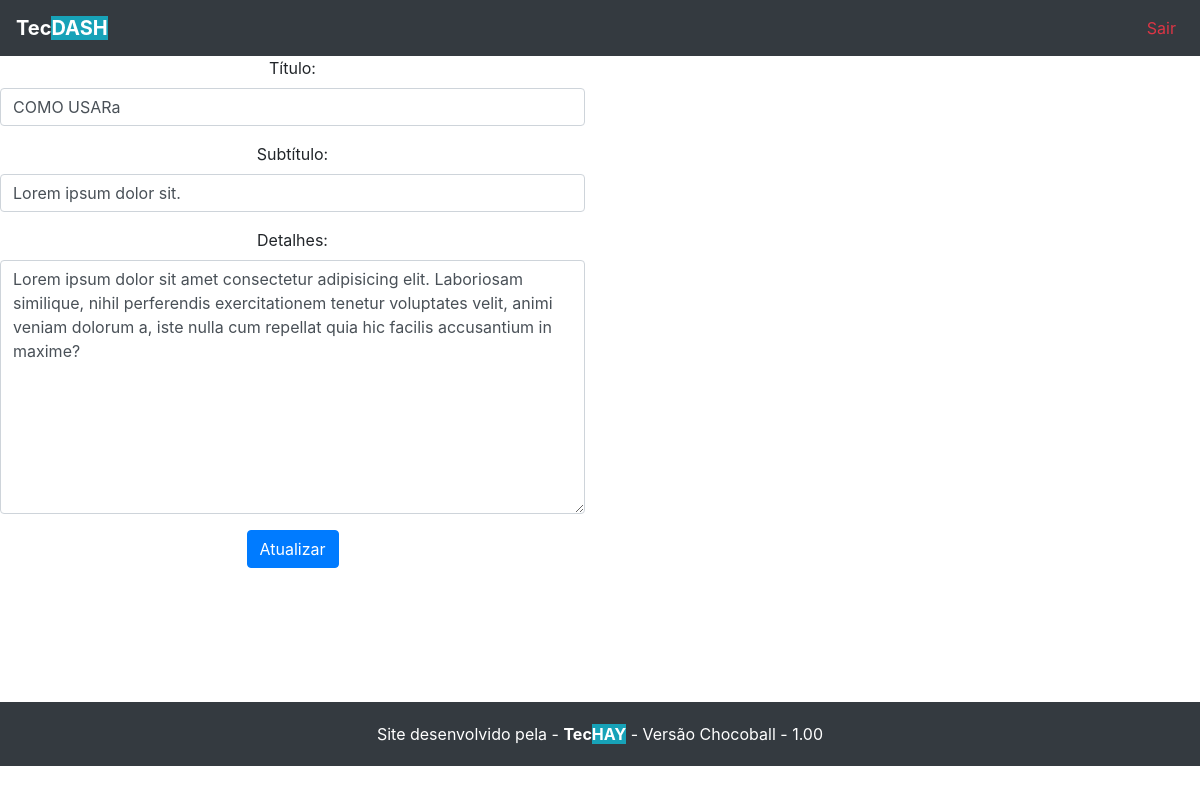
Page /dashboard/edit_how_text on the committed database.
### principal/models.py (models this page shows)
class How_Use_Text(models.Model):
	title = models.CharField(max_length=500)
	subtitle = models.CharField(max_length=500)
	details = models.TextField()

### principal/views.py (the view)
# urls.py: path('edit_how_text', views.edit_how_text, name="edit_how_text"),
def edit_how_text(request):
  data = {}
  how = How_Use_Text.objects.get(pk=1)
  if request.method == 'POST':
    form = HowUseTextForm(data=request.POST, instance=how)
    if form.is_valid():
      form.save()
      return redirect('index')
    else:
     HttpResponse(json.dumps(form.errors))
  else:
    form = HowUseTextForm(instance=how)
  data['form'] = form; data['how'] = how;
  return render(request, 'dashboard/how_text/edit-how-text.html', data)

### principal/forms.py
class HowUseTextForm(forms.ModelForm):
  class Meta:
    model = How_Use_Text
    fields = '__all__'
    widgets = {
      'title': forms.TextInput(attrs={'class':'form-control'}),
      'subtitle': forms.TextInput(attrs={'class':'form-control'}),
      'details': forms.Textarea(attrs={'class': 'form-control'}),
      }
    labels = {'title': "Título", 'details': "Detalhes", 'subtitle': "Subtítulo" }

### principal/templates/dashboard/how_text/edit-how-text.html (shortened to what this page needs)
{% extends "base.html" %}
{% block conteudo %}
<div class="content">
	<div class="row" align="center">
		<div class="col-6">
			<form action="{% url 'edit_how_text' %}" method="post" enctype="multipart/form-data">
				{{form.as_p}}
				<input type="submit" class="btn btn-primary" value="Atualizar">
			</form>
		</div>
	</div>
</div>
{% endblock %}

### principal/static/assets/css/style.css (style rules this page uses)
.content { min-height: 77vh; }

### rows in the picture
How_Use_Text: title "COMO USARa", subtitle "Lorem ipsum dolor sit.", details "Lorem ipsum dolor sit amet consectetur adipisicing elit. Laboriosam similique, nihil perferendis exercitationem tenetur voluptates velit, animi veniam dolorum a, iste nulla cum repellat quia hic facilis accusantium in maxime?"
